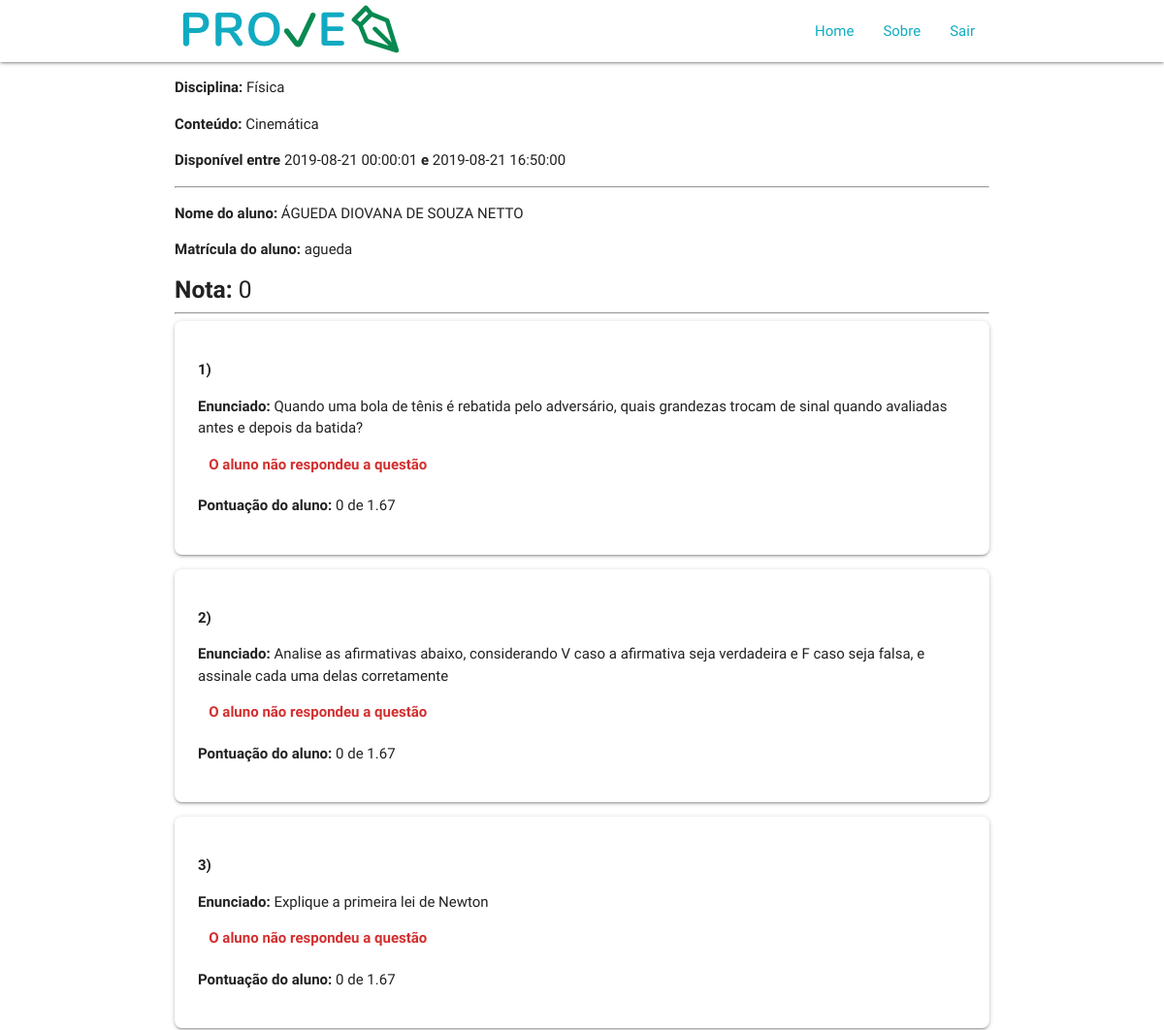
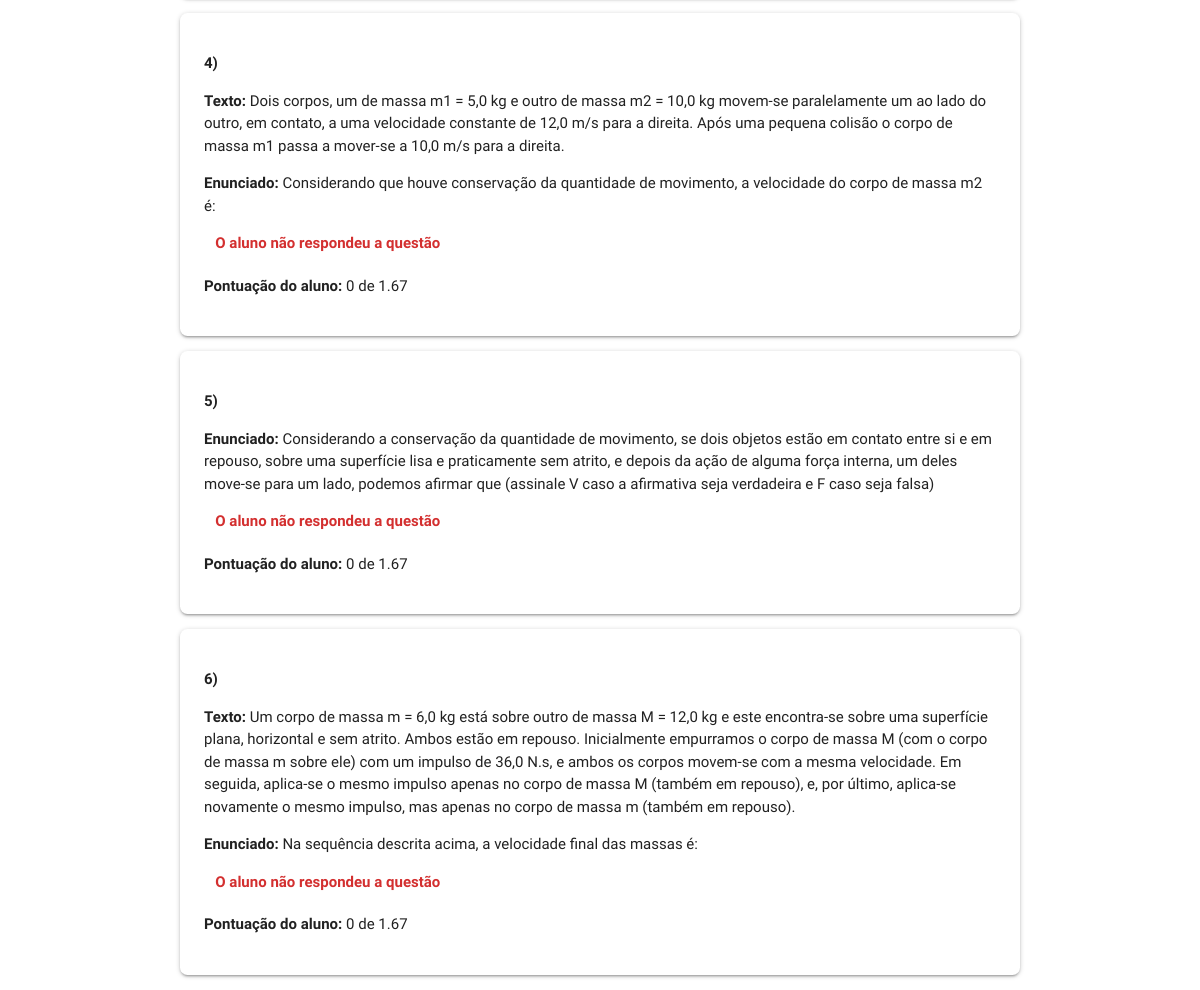
Page /avaliacao_viewCorrecao_aluno.php?codigo=1 (signed in) on the committed database (2 pictures, top to bottom).
### tables this page shows
CREATE TABLE IF NOT EXISTS `Avaliacoes` (
  `Codigo_Avaliacao` INT NOT NULL AUTO_INCREMENT,
  `Conteudo` VARCHAR(50) NOT NULL,
  `Disciplina_Codigo_Disciplina` INT NOT NULL,
  `Data_Inicio` DATETIME NOT NULL,
  `Data_Fim` DATETIME NOT NULL,
  `Peso` VARCHAR(5) NULL,
  `Embaralhar` TINYINT NULL,
  PRIMARY KEY (`Codigo_Avaliacao`),
  INDEX `fk_Avaliacoes_Disciplina1_idx` (`Disciplina_Codigo_Disciplina` ASC),
  CONSTRAINT `fk_Avaliacoes_Disciplina1`
    FOREIGN KEY (`Disciplina_Codigo_Disciplina`)
    REFERENCES `Disciplinas` (`Codigo_Disciplina`)
    ON DELETE NO ACTION
    ON UPDATE NO ACTION);

CREATE TABLE IF NOT EXISTS `Disciplinas` (
  `Codigo_Disciplina` INT NOT NULL AUTO_INCREMENT,
  `Nome` VARCHAR(50) NOT NULL,
  `Serie_Codigo_Serie` INT NOT NULL,
  PRIMARY KEY (`Codigo_Disciplina`),
  INDEX `fk_Disciplinas_Serie1_idx` (`Serie_Codigo_Serie` ASC),
  CONSTRAINT `fk_Disciplinas_Serie1`
    FOREIGN KEY (`Serie_Codigo_Serie`)
    REFERENCES `Serie` (`Codigo_Serie`)
    ON DELETE NO ACTION
    ON UPDATE NO ACTION);

CREATE TABLE IF NOT EXISTS `Questao` (
  `Codigo_Questao` INT NOT NULL AUTO_INCREMENT,
  `Enunciado` TEXT,
  `Texto` TEXT NULL,
  `Tipo_Codigo` INT NOT NULL,
  PRIMARY KEY (`Codigo_Questao`),
  INDEX `fk_Questao_Tipo1_idx` (`Tipo_Codigo` ASC),
  CONSTRAINT `fk_Questao_Tipo1`
    FOREIGN KEY (`Tipo_Codigo`)
    REFERENCES `Tipo` (`Codigo_Tipo`)
    ON DELETE NO ACTION
    ON UPDATE NO ACTION);

### disciplinas_pdo.php (called while the page is built, shortened)
<?php
function selectPDO_discaval ($codigo, $tabela ) {
	try {
		$sql = 'select d.Codigo_Disciplina as "ID Disciplina", d.Nome as "Disciplina", a.Codigo_Avaliacao as "ID Avaliacao", a.Conteudo, a.Data_Inicio, a.Data_Fim, a.Peso, a.Embaralhar
		 FROM avaliacoes a, disciplinas d
		 WHERE d.Codigo_Disciplina = a.Disciplina_Codigo_Disciplina ';
		if($tabela == 'disciplina') {
			$sql .= ' and d.Codigo_Disciplina = '.$codigo;
		} else if ($tabela == 'avaliacao') {
			$sql .=  'and a.Codigo_Avaliacao = '.$codigo;
		}
		$sql .= " ORDER BY a.Data_Fim";
		$consulta = $GLOBALS['pdo']->query($sql);
		$registros = array();
		for ($i = 0; $linha = $consulta->fetch(PDO::FETCH_ASSOC); $i++) {
			$registros[$i] = array();
			array_push($registros[$i], $linha['ID Disciplina']);
			array_push($registros[$i], $linha['Disciplina']);
			array_push($registros[$i], $linha['ID Avaliacao']);
			array_push($registros[$i], $linha['Conteudo']);
			array_push($registros[$i], $linha['Data_Inicio']);
			array_push($registros[$i], $linha['Data_Fim']);
			array_push($registros[$i], $linha['Peso']);
			array_push($registros[$i], $linha['Embaralhar']);
		}
		return $registros;
	} catch (PDOException $e) {
		echo "Erro: ".$e->getMessage();
	}
}
?>

### avaliacao_viewCorrecao_aluno.php (the view, shortened to what this page needs)
<!DOCTYPE html>
<?php
	if (isset($_POST['codigo'])) {
		$codigo = $_POST['codigo'];
	} else if (isset($_GET['codigo'])) {
		$codigo = $_GET['codigo'];
	} else {
		$codigo = '';
	}
	include 'disciplinas_pdo.php';
	include 'avaliacao_pdo.php';
	include 'funcoes.php';
	include 'funcoes_correcao.php';
	$registros = selectPDO_discaval($codigo, 'avaliacao');
	if($codigo != '') {
		$disciplina = $registros[0][1];
		$conteudo = $registros[0][3];
		$data_inicio = $registros[0][4];
		$data_fim = $registros[0][5];
	} else {
		$title = '';
	}
?>
<html>
<head>
	<link rel="stylesheet" href="https://cdnjs.cloudflare.com/ajax/libs/materialize/1.0.0/css/materialize.min.css">
	<link href="assets/css/login/login.css" type="text/css" rel="stylesheet" media="screen,projection"/>
</head>
<body>
	<header>
	</header>
	<main>
		<div class="container">
			<div id="info-avaliacao">
			<?php
				echo "<p><b>Disciplina:</b> ".$disciplina."</p>";
				echo "<p><b>Conteúdo:</b> ".$conteudo."</p>";
				echo "<p><b>Disponível entre</b> ".$data_inicio." <b>e</b> ".$data_fim."</p>";
				echo "<hr/>";
				echo "<p><b>Nome do aluno: </b> ".$_SESSION['nome']."</p>";
				echo "<p><b>Matrícula do aluno: </b> ".$_SESSION['matricula']."</p>";
				echo "<h5><b>Nota: </b>".notaAvaliacao($codigo, $_SESSION['matricula'])."</h5>";
				echo "<hr/>";
			?>
			</div>
			<div id="avaliacao-correcao">
				<?php correcaoAvaliacao_view($codigo, $_SESSION['matricula']); ?>
			</div>
		</div>
	</main>
</body>
</html>

### funcoes_correcao.php (shortened to what this page needs)
<?php
	function notaAvaliacao($cod_avaliacao, $matricula) {
		$correcao = correcaoAvaliacao($cod_avaliacao, $matricula);
		$qtd_questoes = count($correcao);
		if($qtd_questoes > 0) {
			$valor_questao = 10 / $qtd_questoes;
			$nota = 0;
			for ($i=0; $i < $qtd_questoes; $i++) {
				$nota += $correcao[$i][1];
			}
			$nota *= $valor_questao;
			return round($nota,1);
		}
	}
	function correcaoAvaliacao($cod_avaliacao, $matricula) {
		$query = "SELECT Codigo_Questao FROM Questao Q, Questoes_has_Avaliacoes QA WHERE QA.Questoes_Codigo_Questao = Q.Codigo_Questao AND QA.Avaliacoes_Codigo_Avaliacao = ".$cod_avaliacao;
		$consulta = $GLOBALS['pdo']->query($query);
		$cod_questoes = array();
		for ($i = 0; $linha = $consulta->fetch(PDO::FETCH_ASSOC); $i++) {
			array_push($cod_questoes, $linha['Codigo_Questao']);
		}
		$qtd_questoes = count($cod_questoes);
		$correcao = array();
		for ($i=0; $i < $qtd_questoes; $i++) {
			$correcao[$i] = array();
			$correcao[$i][0] = $cod_questoes[$i];
			$correcao[$i][1] = correcaoResposta($cod_questoes[$i], $matricula);
		}
		return $correcao;
	}
	function correcaoResposta($cod_questao, $matricula) {
		$query = "SELECT Tipo_Codigo FROM Questao WHERE Codigo_Questao = ".$cod_questao;
		$consulta = $GLOBALS['pdo']->query($query);
		$linha = $consulta->fetch(PDO::FETCH_ASSOC);
		$tipo_codigo = $linha['Tipo_Codigo'];
		switch ($tipo_codigo) {
			case 1:
				return correcaoResposta_disc($cod_questao, $matricula);
				break;
			case 2:
				return correcaoResposta_unica($cod_questao, $matricula);
				break;
			case 3:
				return correcaoResposta_VouF($cod_questao, $matricula);
				break;
		}
	}
	function correcaoResposta_disc($cod_questao, $matricula) {
		$query0 = "SELECT Codigo_Discursiva FROM Discursiva WHERE Alunos_Matricula = '".$matricula."' AND Questao_Codigo = ".$cod_questao;
		$consulta = $GLOBALS['pdo']->query($query0);
		$linha = $consulta->fetch(PDO::FETCH_ASSOC);
		$cod_resposta = $linha['Codigo_Discursiva'];
		if(isset($cod_resposta)) {
			$query = "SELECT Correta FROM Discursiva WHERE Codigo_Discursiva = ".$cod_resposta.";";
			$consulta = $GLOBALS['pdo']->query($query);
			$linha = $consulta->fetch(PDO::FETCH_ASSOC);
			return ($linha['Correta'] / 2);
		} else {
			return 0;
		}
	}
	function correcaoResposta_unica($cod_questao, $matricula) {
		$query1 = "SELECT Codigo_Alternativa FROM Alternativa WHERE Correta = 1 AND Questao_Codigo = ".$cod_questao;
		$consulta = $GLOBALS['pdo']->query($query1);
		$linha = $consulta->fetch(PDO::FETCH_ASSOC);
		$alt_correta = $linha['Codigo_Alternativa'];
		$query2 = "SELECT Resposta FROM Resposta_Alternativa WHERE Alternativa_Alternativa_Codigo = ".$alt_correta." AND Alunos_Matricula = '".$matricula."'";
		$consulta = $GLOBALS['pdo']->query($query2);
		$linha = $consulta->fetch(PDO::FETCH_ASSOC);
		return $linha['Resposta'];
	}
	function correcaoResposta_VouF($cod_questao, $matricula) {
		$query1 = "SELECT Codigo_Alternativa, Correta FROM Alternativa WHERE Questao_Codigo = ".$cod_questao." ORDER BY Codigo_Alternativa";
		$alt_corretas = array();
		$cod_alts = array();
		$consulta = $GLOBALS['pdo']->query($query1);
		for ($i = 0; $linha = $consulta->fetch(PDO::FETCH_ASSOC); $i++) {
			array_push($alt_corretas, $linha['Correta']);
			array_push($cod_alts, $linha['Codigo_Alternativa']);
		}
		$qtd_alt = count($alt_corretas);
		$inicial = $cod_alts[0];
		$final = $cod_alts[($qtd_alt-1)];
		$query2 = "SELECT Resposta FROM Resposta_Alternativa WHERE Alternativa_Alternativa_Codigo >= ".$inicial." AND Alternativa_Alternativa_Codigo <= ".$final." AND Alunos_Matricula = '".$matricula."' ORDER BY Alternativa_Alternativa_Codigo";
		$consulta = $GLOBALS['pdo']->query($query2);
		$alt_respostas = array();
		for ($i = 0; $linha = $consulta->fetch(PDO::FETCH_ASSOC); $i++) {
			array_push($alt_respostas, $linha['Resposta']);
		}
		if(count($alt_respostas) == count($alt_corretas)) {
			$qtd_acertos = 0;
			for ($i=0; $i < $qtd_alt; $i++) {
				if ($alt_corretas[$i] == $alt_respostas[$i]) {
					$qtd_acertos++;
				}
			}
			$correcao = $qtd_acertos / $qtd_alt;
			return round($correcao,2);
		} else {
			return 0;
		}
	}
	function correcaoAvaliacao_view($cod_avaliacao, $matricula) {
		$query = "SELECT Codigo_Questao, Texto, Enunciado, Tipo_Codigo FROM Questao Q, Questoes_has_Avaliacoes QA WHERE QA.Questoes_Codigo_Questao = Q.Codigo_Questao AND QA.Avaliacoes_Codigo_Avaliacao = ".$cod_avaliacao." ORDER BY Codigo_Questao";
		$consulta = $GLOBALS['pdo']->query($query);
		$questoes = array();
		for ($i = 0; $linha = $consulta->fetch(PDO::FETCH_ASSOC); $i++) {
			$questoes[$i] = array();
			array_push($questoes[$i], $linha['Codigo_Questao']);
			array_push($questoes[$i], $linha['Texto']);
			array_push($questoes[$i], $linha['Enunciado']);
			array_push($questoes[$i], $linha['Tipo_Codigo']);
		}
		$qtd_questoes = count($questoes);
		$valor_questao = round((10 / $qtd_questoes),2);
		$correcao = array();
		for ($i=0; $i < $qtd_questoes; $i++) {
			$correcao[$i] = correcaoResposta($questoes[$i][0], $matricula);
			$nota_questao[$i] = round(($correcao[$i] * $valor_questao), 2);
		}
		for ($i=0; $i < count($questoes); $i++) {
			$noQuestao = $i+1;
			echo "<div class='card-panel'>";
				echo "<p><b>".$noQuestao.")</b></p>";
				if(isset($questoes[$i][1])) { echo "<p><b>Texto:</b> ".$questoes[$i][1]."</p>"; }
				echo "<p><b>Enunciado: </b> ".$questoes[$i][2]."</p>";
			if(jaRespondeu($questoes[$i][0], $questoes[$i][3], $matricula)) {
				correcaoResposta_view($questoes[$i][0], $matricula);
				echo "<p><b>Pontuação do aluno: </b> ".$nota_questao[$i]." de ".$valor_questao."</p>";
			} else {
				echo "<div class='row'><b class='col red-text text-darken-2'>O aluno não respondeu a questão</b></div>";
				echo "<p><b>Pontuação do aluno: </b> 0 de ".$valor_questao."</p>";
			}
			echo "</div>";
		}
	}
	function jaRespondeu ($cod_questao, $tipo_questao, $matricula) {
	if ($tipo_questao == 1) {
		$query = "SELECT count(Alunos_Matricula) as 'Respondeu' FROM Discursiva WHERE Alunos_Matricula = '".$matricula."' AND Questao_Codigo = ".$cod_questao;
	} else {
		$query = "SELECT count(RA.Alunos_Matricula) as 'Respondeu' FROM Resposta_Alternativa RA, Alternativa A
		WHERE Alunos_Matricula = '".$matricula."'
		AND RA.Alternativa_Alternativa_Codigo = A.Codigo_Alternativa
		AND A.Questao_Codigo = ".$cod_questao;
	}
	$consulta = $GLOBALS['pdo']->query($query);
		$linha = $consulta->fetch(PDO::FETCH_ASSOC);
		$respondeu = $linha['Respondeu'];
		if ($respondeu > 0) return true;
		else return false;
	}
?>

### rows in the picture
avaliacoes: Disciplina_Codigo_Disciplina.Nome "Física", Conteudo "Cinemática", Data_Inicio "2019-08-21 00:00:01", Data_Fim "2019-08-21 16:50:00"
questao: Enunciado "Quando uma bola de tênis é rebatida pelo adversário, quais grandezas trocam de sinal quando avaliadas antes e depois da batida?"
questao: Enunciado "Analise as afirmativas abaixo, considerando V caso a afirmativa seja verdadeira e F caso seja falsa, e assinale cada uma delas corretamente"
questao: Enunciado "Explique a primeira lei de Newton"
questao: noQuestao "4", Texto "Dois corpos, um de massa m1 = 5,0 kg e outro de massa m2 = 10,0 kg movem-se paralelamente um ao lado do outro, em contato, a uma velocidade constante de 12,0 m/s para a direita. Após uma pequena colisão o corpo de massa m1 passa a mover-se a 10,0 m/s para a direita.", Enunciado "Considerando que houve conservação da quantidade de movimento, a velocidade do corpo de massa m2 é:"
questao: noQuestao "6", Texto "Um corpo de massa m = 6,0 kg está sobre outro de massa M = 12,0 kg e este encontra-se sobre uma superfície plana, horizontal e sem atrito. Ambos estão em repouso. Inicialmente empurramos o corpo de massa M (com o corpo de massa m sobre ele) com um impulso de 36,0 N.s, e ambos os corpos movem-se com a mesma velocidade. Em seguida, aplica-se o mesmo impulso apenas no corpo de massa M (também em repouso), e, por último, aplica-se novamente o mesmo impulso, mas apenas no corpo de massa m (também em repouso).", Enunciado "Na sequência descrita acima, a velocidade final das massas é:"

### other values in the picture
$_SESSION['nome'] "ÁGUEDA DIOVANA DE SOUZA NETTO"
$_SESSION['matricula'] "agueda"
notaAvaliacao($codigo, $_SESSION['matricula']) "0"
$noQuestao "1"
$noQuestao "2"
$noQuestao "3"
$noQuestao "5"
